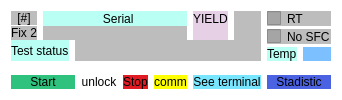
            <widget class="QFrame" name="frame_3">
             <property name="styleSheet">
              <string notr="true">border-radius:0px;
background-color: rgb(255, 255, 255);</string>
             </property>
             <property name="frameShape">
              <enum>QFrame::StyledPanel</enum>
             </property>
             <property name="frameShadow">
              <enum>QFrame::Raised</enum>
             </property>
             <layout class="QGridLayout" name="gridLayout_6">
              <property name="verticalSpacing">
               <number>0</number>
              </property>
              <item row="7" column="0" colspan="3">
               <widget class="QPushButton" name="nt_start_2">
                <property name="styleSheet">
                 <string notr="true">QPushButton{
	background-color: rgb(46, 194, 126);
}
QPushButton:hover{
	
	background-color: rgb(143, 240, 164);
	color: rgb(0, 0, 0);
}</string>
                </property>
                <property name="text">
                 <string>Start</string>
                </property>
               </widget>
              </item>
              <item row="7" column="3">
               <widget class="QPushButton" name="mb_unlck_2">
                <property name="styleSheet">
                 <string notr="true">color: rgb(0, 0, 0);</string>
                </property>
                <property name="text">
                 <string>unlock</string>
                </property>
               </widget>
              </item>
              <item row="0" column="6">
               <widget class="QLabel" name="lb_status_2">
                <property name="styleSheet">
                 <string notr="true">color: rgb(0, 0, 0);
background-color: rgba(200, 154, 200, 118);</string>
                </property>
                <property name="text">
                 <string>YIELD</string>
                </property>
               </widget>
              </item>
              <item row="1" column="6">
               <widget class="QLabel" name="nt_yiel_2">
                <property name="styleSheet">
                 <string notr="true">background-color: rgba(200, 154, 200, 118);</string>
                </property>
                <property name="text">
                 <string/>
                </property>
               </widget>
              </item>
              <item row="0" column="8" colspan="2">
               <widget class="QCheckBox" name="rt_2">
                <property name="styleSheet">
                 <string notr="true">background-color: rgba(151, 151, 151, 163);</string>
                </property>
                <property name="text">
                 <string>RT</string>
                </property>
               </widget>
              </item>
              <item row="7" column="8" colspan="2">
               <widget class="QPushButton" name="nt_stats_2">
                <property name="styleSheet">
                 <string notr="true">QPushButton{
background-color: qlineargradient(spread:pad, x1:0, y1:0, x2:1, y2:1, stop:1 rgba(75, 98, 226, 255));
}
QPushButton:hover{
	background-color: qconicalgradient(cx:0.5, cy:0.5, angle:0, stop:0 rgba(255, 0, 0, 255), stop:0.166 rgba(255, 255, 0, 255), stop:0.333 rgba(0, 255, 0, 255), stop:0.5 rgba(0, 255, 255, 255), stop:0.666 rgba(0, 0, 255, 255), stop:0.833 rgba(255, 0, 255, 255), stop:1 rgba(255, 0, 0, 255));
}</string>
                </property>
                <property name="text">
                 <string>Stadistic</string>
                </property>
               </widget>
              </item>
              <item row="1" column="0">
               <widget class="QPushButton" name="nt_fixt_2">
                <property name="styleSheet">
                 <string notr="true">QPushButton{
	
	background-color: rgba(151, 151, 151, 163);
}
QPushButton:hover{
	
	
	background-color: rgba(255, 255, 255, 3);
}</string>
                </property>
                <property name="text">
                 <string>Fix 2</string>
                </property>
               </widget>
              </item>
              <item row="7" column="4">
               <widget class="QPushButton" name="nt_stop_2">
                <property name="styleSheet">
                 <string notr="true">QPushButton{
	background-color: rgb(224, 27, 36);
}
QPushButton:hover{
	background-color: rgb(246, 97, 81);
}</string>
                </property>
                <property name="text">
                 <string>Stop</string>
                </property>
               </widget>
              </item>
              <item row="0" column="0">
               <widget class="QPushButton" name="nt_opc_2">
                <property name="styleSheet">
                 <string notr="true">QPushButton{
	
	background-color: rgba(151, 151, 151, 163);
}
QPushButton:hover{
	
	
	background-color: rgba(255, 255, 255, 3);
}</string>
                </property>
                <property name="text">
                 <string>[#]</string>
                </property>
               </widget>
              </item>
              <item row="0" column="1" colspan="5">
               <widget class="QLabel" name="label_20">
                <property name="styleSheet">
                 <string notr="true">background-color: rgba(137, 255, 235, 150);
color: rgb(0, 0, 0);</string>
                </property>
                <property name="text">
                 <string>                  Serial</string>
                </property>
               </widget>
              </item>
              <item row="1" column="1" colspan="5">
               <widget class="QLabel" name="nt_sn_auto_2">
                <property name="styleSheet">
                 <string notr="true">background-color: rgba(151, 151, 151, 163);</string>
                </property>
                <property name="text">
                 <string/>
                </property>
               </widget>
              </item>
              <item row="1" column="8" rowspan="2" colspan="2">
               <widget class="QCheckBox" name="chk_nt_status_2">
                <property name="styleSheet">
                 <string notr="true">background-color: rgba(151, 151, 151, 163);</string>
                </property>
                <property name="text">
                 <string>No SFC</string>
                </property>
               </widget>
              </item>
              <item row="0" column="7" rowspan="2">
               <widget class="QLabel" name="led_auto_2">
                <property name="styleSheet">
                 <string notr="true">background-color: rgba(151, 151, 151, 163);
color: rgb(0, 0, 0);</string>
                </property>
                <property name="text">
                 <string/>
                </property>
               </widget>
              </item>
              <item row="7" column="5">
               <widget class="QPushButton" name="term_2">
                <property name="styleSheet">
                 <string notr="true">QPushButton{
	
	
	background-color: rgb(255, 255, 0);
	color: rgb(0, 0, 0);
}
QPushButton:hover{
	
	
	background-color: rgb(253, 255, 106);
	color: rgb(255, 255, 255);
}</string>
                </property>
                <property name="text">
                 <string>comm</string>
                </property>
               </widget>
              </item>
              <item row="7" column="6" colspan="2">
               <widget class="QPushButton" name="nt_see_2">
                <property name="styleSheet">
                 <string notr="true">QPushButton{
	
	background-color: rgb(121, 230, 255);
	color: rgb(0, 0, 0);
}
QPushButton:hover{
	
	background-color: rgb(0, 170, 255);
	color: rgb(255, 255, 255);
}</string>
                </property>
                <property name="text">
                 <string>See terminal</string>
                </property>
               </widget>
              </item>
              <item row="3" column="8">
               <widget class="QLabel" name="label_44">
                <property name="styleSheet">
                 <string notr="true">background-color: rgba(137, 255, 235, 150);
color: rgb(0, 0, 0);</string>
                </property>
                <property name="text">
                 <string>Temp</string>
                </property>
               </widget>
              </item>
              <item row="3" column="9">
               <widget class="QLabel" name="temp_2">
                <property name="styleSheet">
                 <string notr="true">background-color: rgb(125, 192, 255);
color: rgb(0, 0, 0);</string>
                </property>
                <property name="text">
                 <string/>
                </property>
               </widget>
              </item>
              <item row="2" column="2" rowspan="2" colspan="6">
               <widget class="QLabel" name="nt_status_2">
                <property name="styleSheet">
                 <string notr="true">background-color: rgba(151, 151, 151, 163);</string>
                </property>
                <property name="text">
                 <string/>
                </property>
               </widget>
              </item>
              <item row="2" column="0" rowspan="2" colspan="2">
               <widget class="QLabel" name="label_22">
                <property name="styleSheet">
                 <string notr="true">background-color: rgba(137, 255, 235, 150);
color: rgb(0, 0, 0);</string>
                </property>
                <property name="text">
                 <string>Test status</string>
                </property>
               </widget>
              </item>
              <item row="5" column="0" rowspan="2" colspan="10">
               <layout class="QVBoxLayout" name="st_2"/>
              </item>
             </layout>
            </widget>
